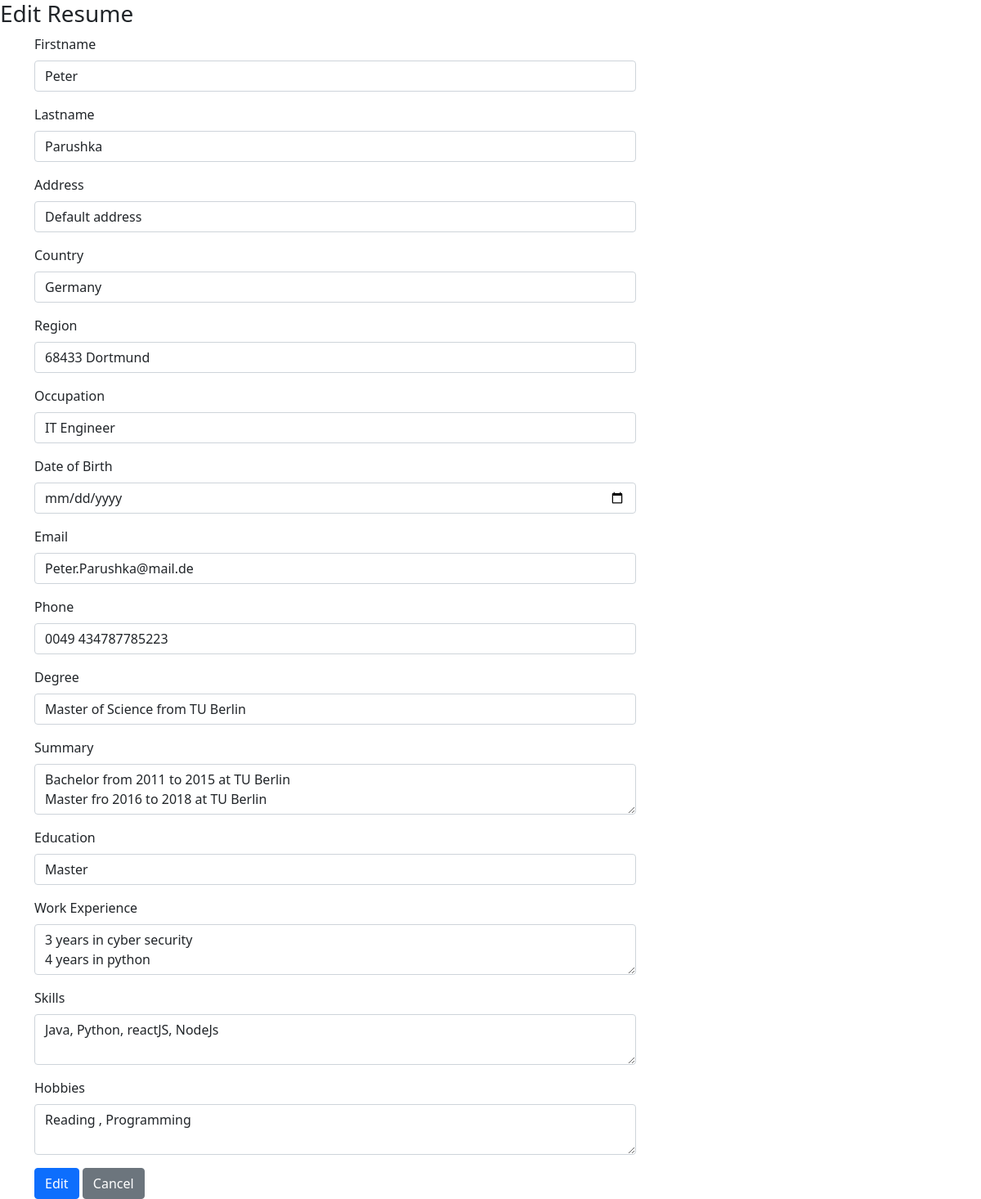
Screenshot of /7/edit/ with the database file from the repository.
### resume_details/models.py (models this page shows)
class Resume_Detail(models.Model):
    first_name = models.CharField(max_length=200, blank=False)
    last_name = models.CharField(max_length=200, blank=False)
    address = models.TextField(max_length=1000, default='Default address')
    country = models.CharField(max_length=500, blank=False)
    region = models.CharField(max_length=500, blank=False)
    occupation = models.CharField(max_length=500,blank=False)
    dob = models.DateField(default='None')
    email = models.CharField(max_length=200, blank=False)
    phone = models.CharField(max_length=200, blank=False)
    degree = models.CharField(max_length=200, blank=False)
    summary = models.TextField(max_length=2000)
    education = models.CharField(max_length=200)
    work_experience = models.TextField(max_length=1000)
    skills = models.TextField(max_length=1000)
    hobbies = models.TextField(max_length=1000)
    photo = models.ImageField(upload_to='resume_photos/', blank=True, null=True)

### resume_details/views.py (the view)
# urls.py: path('<int:id>/edit/', views.resume_edit, name='resume_edit'),
def resume_edit(request, id):
    resume = get_object_or_404(Resume_Detail, id=id)
    user = Resume_Detail.objects.get(pk=id)
    if request.method == "POST":
        form = ResumeForm(request.POST, instance=resume)
        if form.is_valid():
            form.save()
            return redirect('resumes_pool')  # Name of the URL where to redirect after a successful update
    else:
        form = ResumeForm(instance=resume)
    return render(request, 'resume_details/edit_resume.html', {'form': form, 'user_resume_details': user})

### resume_details/forms.py
class ResumeForm(forms.ModelForm):
    class Meta:
        model = Resume_Detail
        fields = '__all__'

### Resume_Generator/resume_details/templates/resume_details/edit_resume.html (shortened to what this page needs)
<!doctype html>
<html lang="en">
<head>
    <link href="https://cdn.jsdelivr.net/npm/bootstrap@5.0.2/dist/css/bootstrap.min.css" rel="stylesheet"
>
</head>
<body>
<h3>Edit Resume</h3>
<div class="container">
    <div class="row">
        <div class="col-md-8">
            <form method="POST" enctype="multipart/form-data">
                <div class="mb-3">
                    <label for="" class="form-label">Firstname</label>
                    <input type="text" class="form-control" id="first_name" name="first_name"
                           value="{{user_resume_details.first_name}}">
                </div>
                <div class="mb-3">
                    <label for="" class="form-label">Lastname</label>
                    <input type="text" class="form-control" id="last_name" name="last_name"
                           value="{{user_resume_details.last_name}}">
                </div>
                <div class="mb-3">
                    <label for="" class="form-label">Address</label>
                    <input type="text" class="form-control" id="address" name="address"
                           value="{{user_resume_details.address}}">
                </div>
                <div class="mb-3">
                    <label for="" class="form-label">Country</label>
                    <input type="text" class="form-control" id="country" name="country"
                           value="{{user_resume_details.country}}">
                </div>
                <div class="mb-3">
                    <label for="" class="form-label">Region</label>
                    <input type="text" class="form-control" id="region" name="region"
                           value="{{user_resume_details.region}}">
                </div>
                <div class="mb-3">
                    <label for="" class="form-label">Occupation</label>
                    <input type="text" class="form-control" id="occupation" name="occupation"
                           value="{{user_resume_details.occupation}}">
                </div>
                <div class="mb-3">
                    <label for="" class="form-label">Date of Birth</label>
                    <input type="date" class="form-control" id="dob" name="dob" value="{{user_resume_details.dob}}">
                </div>
                <div class="mb-3">
                    <label for="" class="form-label">Email</label>
                    <input type="email" class="form-control" id="email" name="email"
                           value="{{user_resume_details.email}}">
                </div>
                <div class="mb-3">
                    <label for="" class="form-label">Phone</label>
                    <input type="tel" class="form-control" id="phone" name="phone"
                           value="{{user_resume_details.phone}}">
                </div>
                <div class="mb-3">
                    <label for="" class="form-label">Degree</label>
                    <input type="text" class="form-control" id="degree" name="degree"
                           value="{{user_resume_details.degree}}">
                </div>
                <div class="mb-3">
                    <label for="" class="form-label">Summary</label>
                    <textarea class="form-control" id="summary"
                              name="summary">{{user_resume_details.summary}}</textarea>
                </div>
                <div class="mb-3">
                    <label for="" class="form-label">Education</label>
                    <input type="text" class="form-control" id="education" name="education"
                           value="{{user_resume_details.education}}">
                </div>
                <div class="mb-3">
                    <label for="" class="form-label">Work Experience</label>
                    <textarea class="form-control" id="work_experience" name="work_experience">{{user_resume_details.work_experience}}</textarea>
                </div>
                <div class="mb-3">
                    <label for="" class="form-label">Skills</label>
                    <textarea class="form-control" id="skills" name="skills">{{user_resume_details.skills}}</textarea>
                </div>
                <div class="mb-3">
                    <label for="" class="form-label">Hobbies</label>
                    <textarea class="form-control" id="hobbies"
                              name="hobbies">{{user_resume_details.hobbies}}</textarea>
                </div>
                <button type="submit" class="btn btn-primary">Edit</button>
                <a href="{% url 'home' %}" class="btn btn-secondary">Cancel</a>
            </form>
        </div>
    </div>
</div>
</body>
</html>

### rows the page displays
Resume_Detail: first_name "Peter", last_name "Parushka", address "Default address", country "Germany", region "68433 Dortmund", occupation "IT Engineer", email "Peter.Parushka@mail.de", phone "0049 434787785223", degree "Master of Science from TU Berlin", summary "Bachelor from 2011 to 2015 at TU Berlin Master fro 2016 to 2018 at TU Berlin", education "Master", work_experience "3 years in cyber security 4 years in python", skills "Java, Python, reactJS, NodeJs", hobbies "Reading , Programming"
